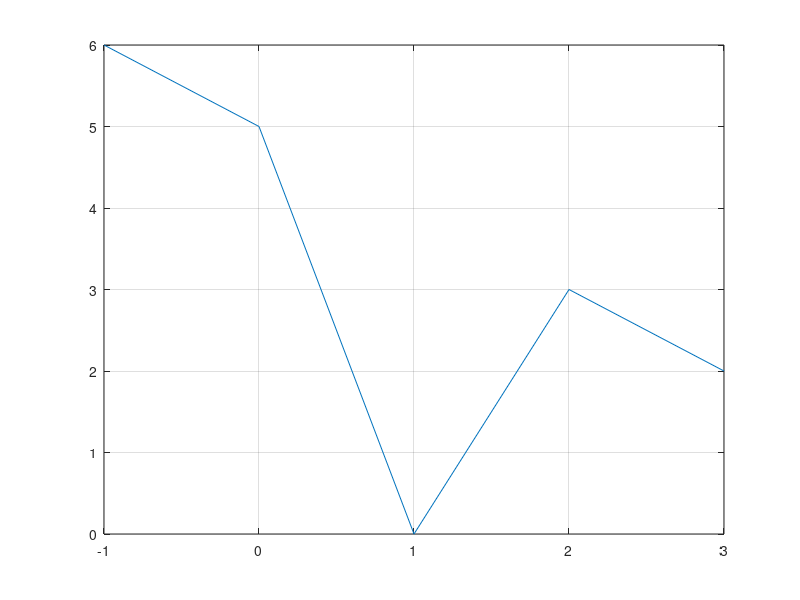

MATLAB code for this plot:
x=[-1,0,1,2,3];
v=[6,5,0,3,2];
Polynom= polyfit(x,v,15)
plot(x,v)
grid on
format short
Roots=roots(Polynom)
disp(Roots)
